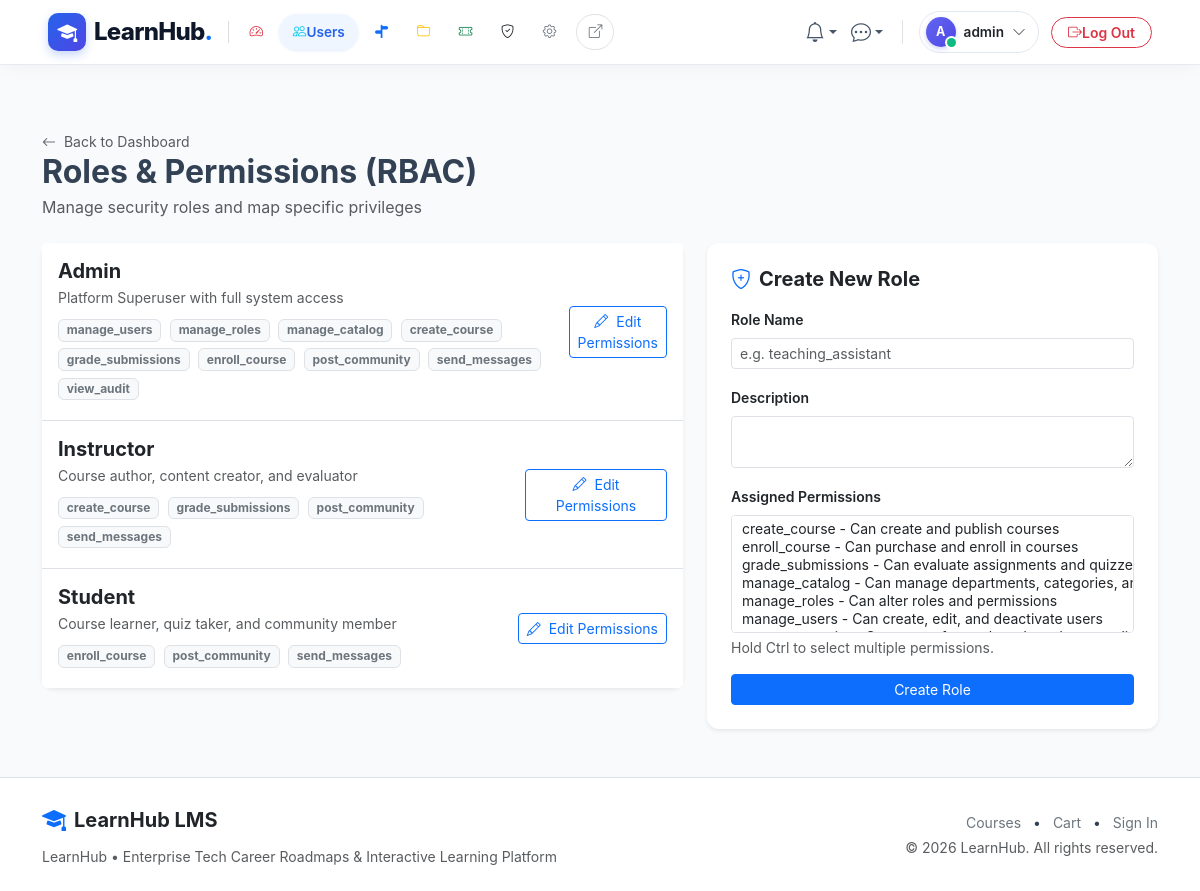
The page /admin/roles (signed in) on the database its author committed.
### app/models/users.py (models this page shows, shortened)
class User(UserMixin, db.Model):
    __tablename__ = 'users'
    id = db.Column(db.Integer, primary_key=True)
    email = db.Column(db.String(120), unique=True, nullable=False, index=True)
    username = db.Column(db.String(80), unique=True, nullable=False, index=True)
    password_hash = db.Column(db.String(255), nullable=False)
    role_id = db.Column(db.Integer, db.ForeignKey('roles.id'), nullable=False)
    is_active = db.Column(db.Boolean, default=True, nullable=False)
    last_login = db.Column(db.DateTime, nullable=True)
    created_at = db.Column(db.DateTime, default=utcnow, nullable=False)
    role = db.relationship('Role', back_populates='users', lazy='joined')
    profile = db.relationship('UserProfile', back_populates='user', uselist=False, cascade='all, delete-orphan', lazy='joined')
    notifications = db.relationship('Notification', back_populates='user', cascade='all, delete-orphan', lazy='select', order_by='Notification.created_at.desc()')
    enrollments = db.relationship('Enrollment', back_populates='user', lazy='select')
    orders = db.relationship('Order', back_populates='user', lazy='select')
    course_instructors = db.relationship('CourseInstructor', back_populates='user', lazy='select')
    created_courses = db.relationship('Course', back_populates='creator', foreign_keys='Course.created_by', lazy='select')
    wishlists = db.relationship('Wishlist', back_populates='user', cascade='all, delete-orphan', lazy='select')
    quiz_attempts = db.relationship('QuizAttempt', back_populates='user', lazy='select')
    submissions = db.relationship('Submission', back_populates='user', lazy='select')
    forum_threads = db.relationship('ForumThread', back_populates='author', lazy='select')
    forum_posts = db.relationship('ForumPost', back_populates='author', lazy='select')
    post_likes = db.relationship('PostLike', back_populates='user', cascade='all, delete-orphan', lazy='select')
    sent_messages = db.relationship('Message', back_populates='sender', foreign_keys='Message.sender_id', lazy='select')
    received_messages = db.relationship('Message', back_populates='recipient', foreign_keys='Message.recipient_id', lazy='select')
    user_badges = db.relationship('UserBadge', back_populates='user', cascade='all, delete-orphan', lazy='select')
    reviews = db.relationship('Review', back_populates='user', lazy='select')
    audit_logs = db.relationship('AuditLog', back_populates='user', lazy='select')
    def has_role(self, role_name: str) -> bool:
        return bool(self.role and self.role.name.lower() == role_name.lower())
    @property
    def is_admin(self) -> bool:
        return self.has_role('admin')
    @property
    def is_instructor(self) -> bool:
        return self.has_role('instructor')

class Role(db.Model):
    __tablename__ = 'roles'
    id = db.Column(db.Integer, primary_key=True)
    name = db.Column(db.String(50), unique=True, nullable=False, index=True)
    description = db.Column(db.String(255), nullable=True)
    created_at = db.Column(db.DateTime, default=utcnow, nullable=False)
    users = db.relationship('User', back_populates='role', lazy='select')
    permissions = db.relationship('Permission', secondary='role_permissions', back_populates='roles', lazy='selectin')

class Permission(db.Model):
    __tablename__ = 'permissions'
    id = db.Column(db.Integer, primary_key=True)
    code = db.Column(db.String(80), unique=True, nullable=False, index=True)
    description = db.Column(db.String(255), nullable=True)
    created_at = db.Column(db.DateTime, default=utcnow, nullable=False)
    roles = db.relationship('Role', secondary='role_permissions', back_populates='permissions', lazy='select')

### app/blueprints/admin/routes.py (the view, shortened to what this page needs)
@admin_bp.route('/roles', methods=['GET', 'POST'])
def roles_list():
    form = RoleForm()
    permissions = Permission.query.order_by(Permission.code).all()
    form.permission_ids.choices = [(p.id, f"{p.code} - {p.description}") for p in permissions]
    roles = Role.query.all()
    return render_template('admin/roles.html', roles=roles, form=form, permissions=permissions)

### app/templates/admin/roles.html (shortened to what this page needs)
{% extends 'base.html' %}
{% block content %}
<div class="container py-4">
  <div class="d-flex justify-content-between align-items-center mb-4">
    <div>
      <a href="{{ url_for('admin.dashboard') }}" class="text-muted small text-decoration-none">
        <i class="bi bi-arrow-left me-1"></i> Back to Dashboard
      </a>
      <h2 class="fw-bold mb-1">Roles & Permissions (RBAC)</h2>
      <p class="text-muted mb-0">Manage security roles and map specific privileges</p>
    </div>
  </div>
  <div class="row g-4">
    <div class="col-lg-7">
      <div class="card shadow-sm border-0 mb-4">
        <div class="list-group list-group-flush">
          {% for r in roles %}
            <div class="list-group-item p-3 d-flex justify-content-between align-items-center">
              <div>
                <h5 class="fw-bold mb-1 text-capitalize">{{ r.name }}</h5>
                <p class="text-muted small mb-2">{{ r.description or 'No description' }}</p>
                <div>
                  {% for p in r.permissions %}
                    <span class="badge bg-light text-secondary border me-1 mb-1 small">{{ p.code }}</span>
                  {% else %}
                    <span class="text-muted small">No permissions attached</span>
                  {% endfor %}
                </div>
              </div>
              <div>
                <a href="{{ url_for('admin.edit_role', role_id=r.id) }}" class="btn btn-outline-primary btn-sm">
                  <i class="bi bi-pencil me-1"></i> Edit Permissions
                </a>
              </div>
            </div>
          {% endfor %}
        </div>
      </div>
    </div>
    <div class="col-lg-5">
      <div class="card p-4 shadow-sm border-0 sticky-top" style="top: 80px;">
        <h5 class="fw-bold mb-3"><i class="bi bi-shield-plus text-primary me-2"></i>Create New Role</h5>
        <form method="POST">
          <div class="mb-3">
            {{ form.name.label(class="form-label small fw-semibold") }}
            {{ form.name(class="form-control form-control-sm", placeholder="e.g. teaching_assistant") }}
          </div>
          <div class="mb-3">
            {{ form.description.label(class="form-label small fw-semibold") }}
            {{ form.description(class="form-control form-control-sm", rows="2") }}
          </div>
          <div class="mb-3">
            {{ form.permission_ids.label(class="form-label small fw-semibold") }}
            {{ form.permission_ids(class="form-select form-select-sm", size=6) }}
            <div class="form-text">Hold Ctrl to select multiple permissions.</div>
          </div>
          <button type="submit" class="btn btn-primary btn-sm w-100">Create Role</button>
        </form>
      </div>
    </div>
  </div>
</div>
{% endblock %}

### app/templates/partials/navbar.html (shortened to what this page needs)
{% set is_preview = is_preview if is_preview is defined else (True if (request.args.get('preview') == '1' or session.get('live_preview')) and request.blueprint != 'admin' else False) %}
{% set preview_qs = preview_qs if preview_qs is defined else ('?preview=1' if is_preview else '') %}
{% set is_admin_panel = (request.blueprint == 'admin') %}
{% set is_user_logged_in = current_user.is_authenticated and not (is_preview and not is_admin_panel) %}
{% set is_admin_user = current_user.is_authenticated and current_user.is_admin and not (is_preview and not is_admin_panel) %}
<nav class="navbar navbar-expand-lg navbar-glass sticky-top py-2">
  <div class="container-fluid px-xl-5 px-lg-4 px-3">
    <a class="navbar-brand d-flex align-items-center gap-2 text-decoration-none me-2" href="{{ url_for('admin.dashboard') if (is_admin_panel or is_admin_user) else (url_for('catalog.home') ~ preview_qs) }}">
      <div class="brand-logo-squircle">
        <i class="bi bi-mortarboard-fill"></i>
      </div>
      <span class="fs-4 brand-text leading-none">LearnHub<span class="text-primary">.</span></span>
    </a>
    <div class="offcanvas-lg offcanvas-start flex-grow-1" tabindex="-1" id="navbarOffcanvas" aria-labelledby="navbarOffcanvasLabel">
      <div class="offcanvas-body d-flex flex-column flex-lg-row align-items-lg-center justify-content-between p-3 p-lg-0 w-100">
        <ul class="navbar-nav me-auto mb-2 mb-lg-0 align-items-lg-center gap-1 flex-lg-nowrap d-none d-lg-flex">
          {% if is_admin_panel %}
            {% set is_dash_active = (request.endpoint == 'admin.dashboard') %}
            {% set is_users_active = (request.endpoint and ('user' in request.endpoint or 'role' in request.endpoint)) %}
            {% set is_roadmaps_active = (request.endpoint and 'roadmap' in request.endpoint) %}
            {% set is_cat_active = (request.endpoint and ('categor' in request.endpoint or 'department' in request.endpoint or 'tag' in request.endpoint)) %}
            {% set is_coupons_active = (request.endpoint and 'coupon' in request.endpoint) %}
            {% set is_audit_active = (request.endpoint and 'audit' in request.endpoint) %}
            {% set is_settings_active = (request.endpoint and ('setting' in request.endpoint or 'badge' in request.endpoint)) %}
            <li class="nav-item">
              <a class="nav-link admin-nav-item {% if is_dash_active %}active{% endif %}" href="{{ url_for('admin.dashboard') }}" title="Dashboard">
                <i class="bi bi-speedometer2 text-danger {% if is_dash_active %}me-1.5{% endif %}"></i>
              </a>
            </li>
            <li class="nav-item">
              <a class="nav-link admin-nav-item {% if is_users_active %}active{% endif %}" href="{{ url_for('admin.users_list') }}" title="Users & Roles">
                <i class="bi bi-people text-info {% if is_users_active %}me-1.5{% endif %}"></i>
                {% if is_users_active %}<span>Users</span>{% endif %}
              </a>
            </li>
            <li class="nav-item">
              <a class="nav-link admin-nav-item {% if is_roadmaps_active %}active{% endif %}" href="{{ url_for('admin.roadmaps') }}" title="Career Roadmaps">
                <i class="bi bi-signpost-split-fill text-primary {% if is_roadmaps_active %}me-1.5{% endif %}"></i>
              </a>
            </li>
            <li class="nav-item">
              <a class="nav-link admin-nav-item {% if is_cat_active %}active{% endif %}" href="{{ url_for('admin.categories') }}" title="Categories & Taxonomy">
                <i class="bi bi-folder text-warning {% if is_cat_active %}me-1.5{% endif %}"></i>
              </a>
            </li>
            <li class="nav-item">
              <a class="nav-link admin-nav-item {% if is_coupons_active %}active{% endif %}" href="{{ url_for('admin.coupons') }}" title="Promo Coupons">
                <i class="bi bi-ticket-perforated text-success {% if is_coupons_active %}me-1.5{% endif %}"></i>
              </a>
            </li>
            <li class="nav-item">
              <a class="nav-link admin-nav-item {% if is_audit_active %}active{% endif %}" href="{{ url_for('admin.audit_logs') }}" title="Security Audit Logs">
                <i class="bi bi-shield-check text-dark {% if is_audit_active %}me-1.5{% endif %}"></i>
              </a>
            </li>
            <li class="nav-item">
              <a class="nav-link admin-nav-item {% if is_settings_active %}active{% endif %}" href="{{ url_for('admin.settings') }}" title="System Settings">
                <i class="bi bi-gear text-secondary {% if is_settings_active %}me-1.5{% endif %}"></i>
              </a>
            </li>
            <li class="nav-item ms-1">
              <a class="nav-link admin-nav-item text-secondary border" href="{{ url_for('catalog.home', preview=1) }}" target="_blank" title="View Live Website">
                <i class="bi bi-box-arrow-up-right"></i>
              </a>
            </li>
          {% endif %}
        </ul>
        <ul class="navbar-nav ms-auto mb-2 mb-lg-0 align-items-center gap-2 flex-nowrap justify-content-end d-none d-lg-flex">
          {% if is_user_logged_in %}
            <li class="nav-item dropdown">
              <a class="btn-nav-icon position-relative text-decoration-none dropdown-toggle border-0" href="#" id="navNotifDropdown" role="button" data-bs-toggle="dropdown" aria-expanded="false" title="Notifications">
                <i class="bi bi-bell fs-5"></i>
              </a>
            </li>
            <li class="nav-item dropdown">
              <a class="btn-nav-icon position-relative text-decoration-none dropdown-toggle border-0" href="#" id="navMsgDropdown" role="button" data-bs-toggle="dropdown" aria-expanded="false" title="Direct Messages">
                <i class="bi bi-chat-dots fs-5"></i>
              </a>
            </li>
            <li class="nav-item dropdown">
              <a class="user-profile-pill d-flex align-items-center gap-2 text-decoration-none" href="#" role="button" data-bs-toggle="dropdown" aria-expanded="false">
                <div class="position-relative">
                  <div class="avatar-nav-circle">
                    {{ (current_user.username[0]|upper) if current_user.username else 'U' }}
                  </div>
                  <span class="online-dot"></span>
                </div>
                <span class="fw-semibold text-dark user-name-label">{{ current_user.username }}</span>
                <i class="bi bi-chevron-down text-muted small ms-0.5"></i>
              </a>
            </li>
            {% if is_admin_panel or is_admin_user %}
              <li class="nav-item ms-1">
                <form action="{{ url_for('auth.logout') }}" method="POST" class="m-0">
                  <button type="submit" class="btn btn-outline-danger btn-sm rounded-pill px-3 py-1 fw-semibold d-flex align-items-center gap-1.5" title="Sign out of LearnHub">
                    <i class="bi bi-box-arrow-right"></i>
                    <span>Log Out</span>
                  </button>
                </form>
              </li>
            {% endif %}
          {% endif %}
        </ul>
      </div>
    </div>
  </div>
</nav>

### rows shown on the page
User: username "A", username "admin"
Role: name "Admin", description "Platform Superuser with full system access"
Permission: code "manage_users"
Permission: code "manage_roles"
Permission: code "manage_catalog"
Permission: code "create_course"
Permission: code "grade_submissions"
Permission: code "enroll_course"
Permission: code "post_community"
Permission: code "send_messages"
Permission: code "view_audit"
Role: name "Instructor", description "Course author, content creator, and evaluator"
Role: name "Student", description "Course learner, quiz taker, and community member"
